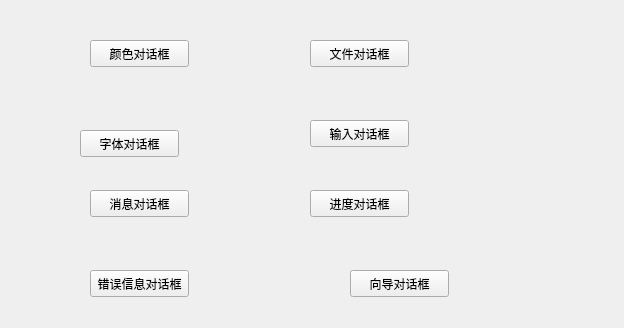
<?xml version="1.0" encoding="UTF-8"?>
<ui version="4.0">
 <class>MyWidget</class>
 <widget class="QWidget" name="MyWidget">
  <property name="geometry">
   <rect>
    <x>0</x>
    <y>0</y>
    <width>624</width>
    <height>328</height>
   </rect>
  </property>
  <property name="windowTitle">
   <string>MyWidget</string>
  </property>
  <widget class="QPushButton" name="pushButton">
   <property name="geometry">
    <rect>
     <x>90</x>
     <y>40</y>
     <width>99</width>
     <height>27</height>
    </rect>
   </property>
   <property name="text">
    <string>颜色对话框</string>
   </property>
  </widget>
  <widget class="QPushButton" name="pushButton_3">
   <property name="geometry">
    <rect>
     <x>80</x>
     <y>130</y>
     <width>99</width>
     <height>27</height>
    </rect>
   </property>
   <property name="text">
    <string>字体对话框</string>
   </property>
  </widget>
  <widget class="QPushButton" name="pushButton_4">
   <property name="geometry">
    <rect>
     <x>310</x>
     <y>120</y>
     <width>99</width>
     <height>27</height>
    </rect>
   </property>
   <property name="text">
    <string>输入对话框</string>
   </property>
  </widget>
  <widget class="QPushButton" name="pushButton_5">
   <property name="geometry">
    <rect>
     <x>90</x>
     <y>190</y>
     <width>99</width>
     <height>27</height>
    </rect>
   </property>
   <property name="text">
    <string>消息对话框</string>
   </property>
  </widget>
  <widget class="QPushButton" name="pushButton_6">
   <property name="geometry">
    <rect>
     <x>310</x>
     <y>190</y>
     <width>99</width>
     <height>27</height>
    </rect>
   </property>
   <property name="text">
    <string>进度对话框</string>
   </property>
  </widget>
  <widget class="QPushButton" name="pushButton_2">
   <property name="geometry">
    <rect>
     <x>310</x>
     <y>40</y>
     <width>99</width>
     <height>27</height>
    </rect>
   </property>
   <property name="text">
    <string>文件对话框</string>
   </property>
  </widget>
  <widget class="QPushButton" name="pushButton_7">
   <property name="geometry">
    <rect>
     <x>90</x>
     <y>270</y>
     <width>99</width>
     <height>27</height>
    </rect>
   </property>
   <property name="text">
    <string>错误信息对话框</string>
   </property>
  </widget>
  <widget class="QPushButton" name="pushButton_8">
   <property name="geometry">
    <rect>
     <x>350</x>
     <y>270</y>
     <width>99</width>
     <height>27</height>
    </rect>
   </property>
   <property name="text">
    <string>向导对话框</string>
   </property>
  </widget>
 </widget>
 <layoutdefault spacing="6" margin="11"/>
 <resources/>
 <connections/>
</ui>
